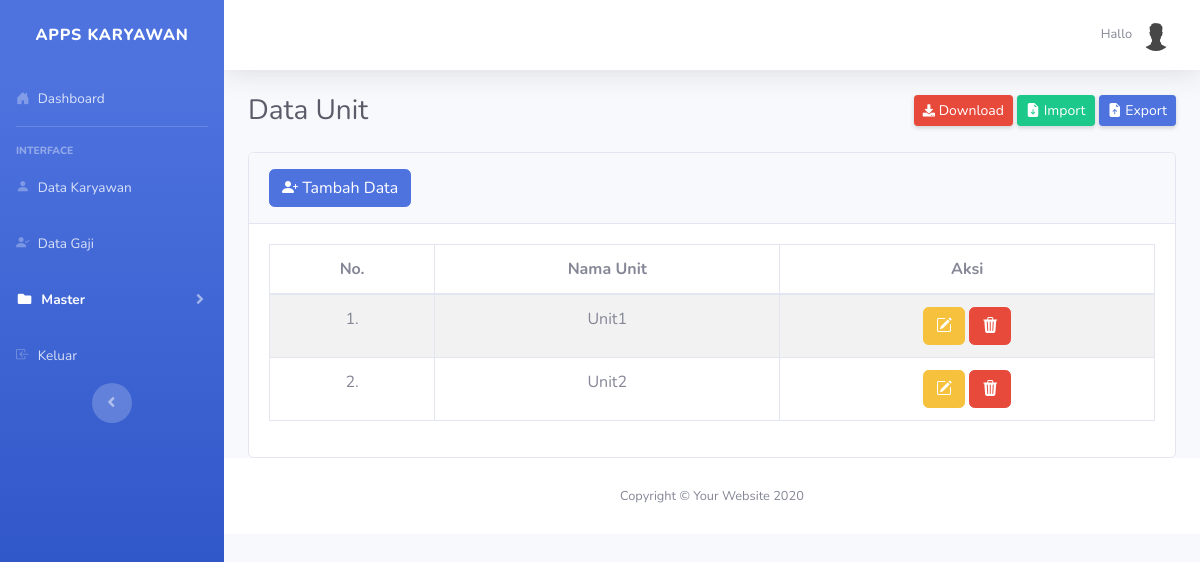
The app's page /index.php/unit, older data.
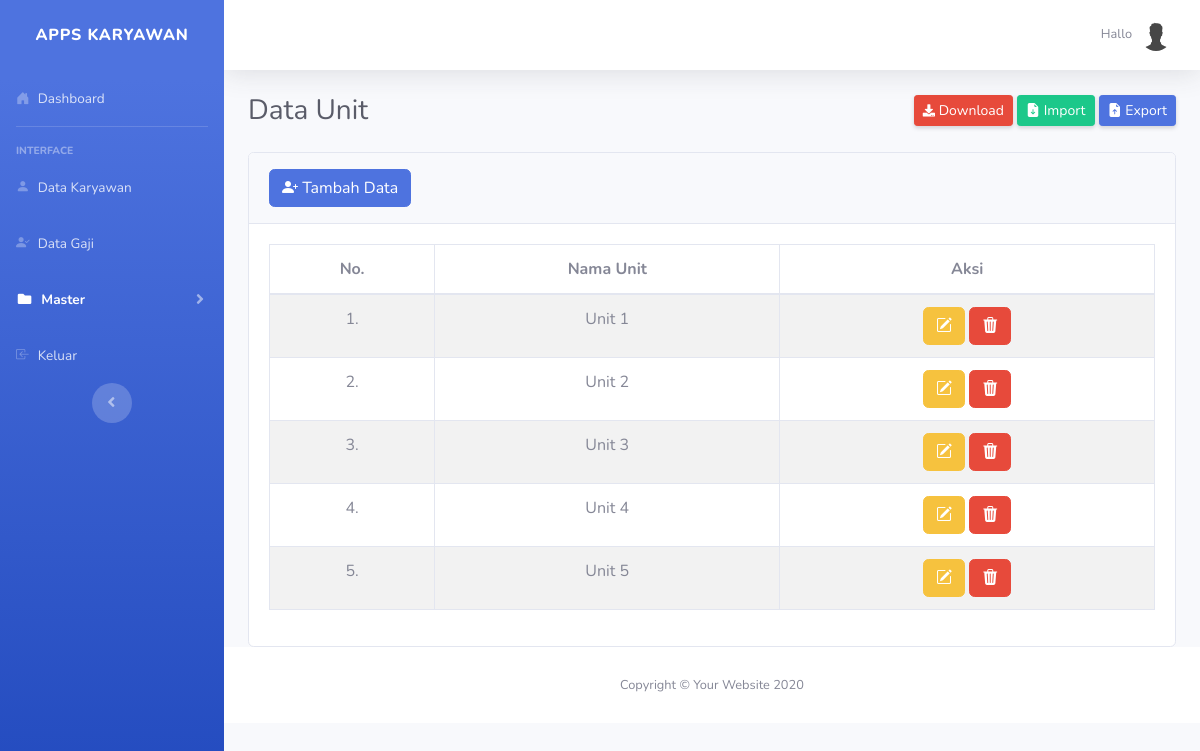
The same page, newer data.
### tables this page shows
CREATE TABLE `unit` (
  `id_unit` int(2) NOT NULL,
  `nama_unit` varchar(10) DEFAULT NULL
);

### application/controllers/Unit.php (called while the page is built, shortened)
<?php
class Unit extends CI_Controller {
    public function __construct()
    {
        $this->load->model('Model_unit');
    }
    public function index()
    {
        $data['title'] = 'Data Unit';
        $data['unit']  = $this->Model_unit->getAllUnit();
        $data['user']  = $this->db->get_where('user', ['email' => $this->session->userdata('email')])->row_array();
        $this->load->view('templates/header', $data);
        $this->load->view('templates/sidebar');
        $this->load->view('templates/topbar');
        $this->load->view('unit/data_unit', $data);
        $this->load->view('templates/footer');
    }
}

### index.php (called while the page is built, shortened)
<?php
require_once BASEPATH.'core/CodeIgniter.php';

### application/models/Model_unit.php (called while the page is built, shortened)
<?php
class Model_unit extends CI_Model {
    public function getAllUnit()
    {
        return $this->db->get('unit')->result_array();
    }
}

### application/views/unit/data_unit.php (the view, shortened to what this page needs)
<div class="container-fluid">
    <div class="d-sm-flex align-items-center justify-content-between mb-4">
        <h1 class="h3 mb-0 text-gray-800"><?= $title ?></h1>
        <div>
            <a href="<?= base_url('unit/downloadFile') ?>"
                class="d-none d-sm-inline-block btn btn-sm btn-danger shadow-sm"><i class="fas fa-download fa-sm"></i>
                Download </a>
            <a href="#" class="d-none d-sm-inline-block btn btn-sm btn-success shadow-sm" data-toggle="modal"
                data-target="#exampleModal"><i class="bi bi-file-earmark-arrow-down-fill"></i> Import
            </a>
            <a href="<?= base_url('unit/exportData')?>"
                class="d-none d-sm-inline-block btn btn-sm btn-primary shadow-sm"><i
                    class="bi bi-file-earmark-arrow-up-fill"></i> Export </a>
        </div>
    </div>
    <div class="card">
        <div class="card-header py-3">
            <a href="<?= base_url('unit/tambahData') ?>" class="btn btn-primary"><i class="bi bi-person-plus-fill"></i>
                Tambah Data</a>
        </div>
        <div class="card-body">
            <table class="table table-striped table-bordered" style="width:100%">
                <thead>
                    <tr>
                        <th class="text-center">No.</th>
                        <th class="text-center">Nama Unit</th>
                        <th class="text-center">Aksi</th>
                    </tr>
                </thead>
                <tbody>
                    <?php
                    $i = 1;
                    foreach ($unit as $unt) : ?>
                    <tr>
                        <td class="text-center"><?= $i++; ?>.</td>
                        <td class="text-center"><?= $unt['nama_unit']; ?></td>
                        <td class="text-center">
                            <a href="<?= base_url('unit/editData/' . $unt['id_unit']) ?>" class="btn btn-warning"><i
                                    class="bi bi-pencil-square"></i></a>
                            <a href="<?= base_url('unit/hapusData/' . $unt['id_unit']) ?>" class="btn btn-danger"
                                onclick="return confirm('Apakah Anda yakin ingin menghapus data unit ini?');">
                                <i class="bi bi-trash3-fill"></i>
                            </a>
                        </td>
                    </tr>
                    <?php endforeach; ?>
                </tbody>
            </table>
        </div>
    </div>
</div>

Row changes from the older to the newer data that the page shows:
changed unit: nama_unit "Unit1" → "Unit 1"
changed unit: nama_unit "Unit2" → "Unit 2"
added unit: nama_unit "Unit 3"
added unit: nama_unit "Unit 4"
added unit: nama_unit "Unit 5"
